Frame 1 (no input): blank canvas, image omitted
Frame 60 (no input): blank canvas, image omitted
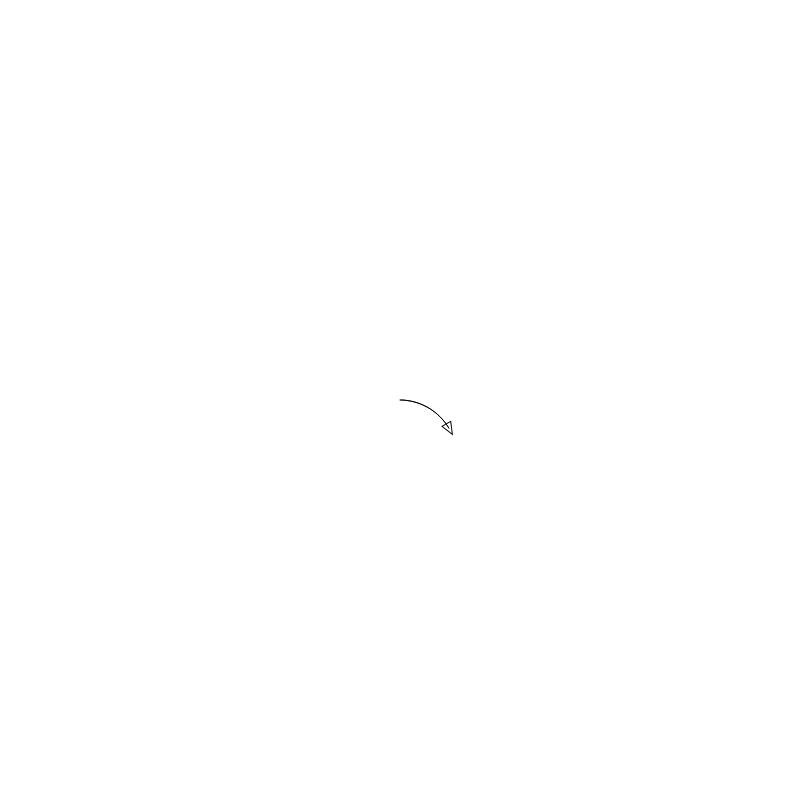
Frame 120 (the mouse pressed at the canvas centre since frame 60)

The p5.js sketch whose frames 1 and 60 were blank and that drew this single picture after the mouse press (run headless with seeded random() and noise() and a simulated clock; from frame 60 on, the mouse is pressed at the canvas centre):

// p5.js sketch
// ── sketch.js
// Home Testing
const homeTesting = "R187{T1;M1;}H;R187{M1;}R187{T1;M1;}H;";
// House of Nicholas
const houseOfNicholas = "R270{T1;}R90{M1;}R90{T1;}R90{M1;}R90{T1;}R90{M1;}R135{T1;}R127{M1;}R90{T1;}R64{M1;}R90{T1;}R64{M1;}R90{T1;}R127{M1;}R225{T1;}R90{M1;}H;";

const logo = homeTesting + houseOfNicholas + "#";

const parser = new TurtleParser(logo);
const instructions = parser.getInstructions();
let index = 0;

const width = 800;
const height = width;
const framerate = 60;

let posX = 0;
let posY = 0;
let rot = 0;

let homeState = 0;
let homeRotation = 0;
let homeClosestDistance = 0;

let positions = [[0,0]];

function setup() {
    createCanvas(width, height);
    frameRate(framerate);
}

function rotatePlayer(offsetR) {
    rot += offsetR;
    rot %= 360;
}

function movePlayer(offset) {
    internalMovePlayer(Math.round(Math.cos(rot * DEG_TO_RAD) * offset, 3), 
               Math.round(Math.sin(rot * DEG_TO_RAD) * offset, 3));
}

function internalMovePlayer(offsetX, offsetY) {
    posX += offsetX;
    posY += offsetY;

    positions.push([posX,posY]);
}

function drawPlayer() {
    //console.log(`Drawing player at ${posX} ${posY} with rotation ${rot}`);
    drawPositions();
    push();
    angleMode(DEGREES);
    translate(posX, posY);
    rotate(rot);
    stroke(0);
    strokeWeight(1);
    noFill();
    triangle(-5, -5, -5, 5, 7, 0);
    pop();
}

function drawPositions() {
    push();
    if (positions.length > 1) {
        for (let i = 0; i < positions.length - 1; i++) {
            const first = positions[i];
            const second = positions[i + 1];

            line(first[0], first[1], second[0], second[1]);
        }
    }
    pop();
}

function draw() {
    const instruction = instructions[index];
    if (instruction.action == "#") {
        return;
    }

    if (homeState == 0) {
        index++;
    }

    background(255);
    translate(width / 2, height / 2);
    drawPlayer();

    if (instruction.action == "M") {
        movePlayer(instruction.value);
        return;
    }
    
    if (instruction.action == 'T') {
        rotatePlayer(instruction.value);
        return;
    }
    
    if (instruction.action == 'H') {
        if (homeState == 0) {
            index--;
            homeState = 1;
            return;
        }

        if (homeState == 1) { // Searching rotation
            homeRotation = Math.atan2(posY, posX) * RAD_TO_DEG + 180;
            homeClosestDistance = 9999;
            homeState = 2;
            return;
        }

        if (homeState == 2) { // Rotating to homeposition
            if (Math.round(rot,0) != Math.round(homeRotation,0)) {
                rotatePlayer(1);
                return;
            }

            homeState = 3;
            return;
        }

        if (homeState == 3) { // Move to homeposition
            if (!inRange([0, 0], [posX, posY], 1)) {
                movePlayer(1);

                let distance = range([0, 0], [posX, posY]);
                if (distance < homeClosestDistance) {
                    homeClosestDistance = distance;
                    return;
                } else {
                    homeState = 1;
                    return;
                }
            }

            homeState = 4;
            return;
        }

        if (homeState == 4) { // Rotate to initial rotation
            if (rot != 0) {
                rotatePlayer(1);
                return;
            }

            homeState = 0;
            index++;
            return;
        }

        return;
    }
}

function sleep(millis) {
    var date = Date.now();
    var curDate = null;
    do {
        curDate = Date.now();
    } while (curDate-date < millis);
}

/**
 * @param {number} b Beginning position
 * @param {number} e Ending position
 * @param {number} i Step
 * @param {number} m Steps
 */
function getTween(b, e, i, m) {
    return b + ((i/m) * (e-b));
}

/**
 * @param {number[]} first 
 * @param {number[]} second 
 */
function angleBetween(first, second) {
    const dx = first[1] - second[1],
          dy = first[0] - second[0];

    return Math.atan2(dy, dx);
}

function range(first, second) {
    const dx = Math.pow((first[0] - second[0]), 2),
          dy = Math.pow((first[1] - second[1]), 2);

    return Math.sqrt(dx + dy);
}

function inRange(first, second, distance) {
    return range(first, second) <= distance;
}

Math._round = Math.round;
Math.round = function(number, precision)
{
	precision = Math.abs(parseInt(precision)) || 0;
	var coefficient = Math.pow(10, precision);
	return Math._round(number*coefficient)/coefficient;
}
// ── logo.js
class LogoInstruction {
    /**
     * @param {string} code 
     */
    constructor(code) {
        /**
         * @public
         */
        this.code = code;

        this.action = '';
        this.value = 0;
    }

    execute() {
        console.log(code);
    }

    /**
     * @public
     */
    getInstructions() {
        return this;
    }

    /**
     * @param {string} char 
     */
    isCharInstruction(char) {
        return "UDHCMT".includes(char);
    }

    /**
     * @param {string} char 
     */
    isControlInstruction(char) {
        return "R".includes(char);
    }

    /**
     * @param {string} char 
     */
    isEndInstruction(char) {
        return "#".includes(char);
    }
}

class TurtleParser extends LogoInstruction {
    /**
     * @param {string} code 
     */
    constructor(code) {
        super(code);

        /**
         * @type {LogoInstruction[]}
         */
        this.instructions = [];

        this.interpret();
    }

    interpret() {
        for (let i = 0; i < this.code.length; i++) {
            const char = this.code[i];
            let end = 0;
            let instruction = null;
            if (this.isControlInstruction(char)) {
                end = this.code.indexOf("}", i);
                instruction = new LogoControlInstruction(this.code.slice(i, end + 1));
            }
            else if (this.isCharInstruction(char)) {
                end = this.code.indexOf(";", i);
                instruction = new LogoCharInstruction(this.code.slice(i, end + 1));
            }
            else if (this.isEndInstruction(char)) {
                instruction = new LogoEndInstruction(char);
                end = i;
            }
            else {
                throw new Error(`Unknown instruction "${char}"`)
            }

            this.instructions.push(instruction);
            i = end;
        }
    }

    execute() {
        for (let i = 0; i < this.instructions.length; i++) {
            const instruction = this.instructions[i];
            instruction.execute();
        }
    }

    /**
     * @public
     */
    getInstructions() {
        let instructs = [];
        for (let i = 0; i < this.instructions.length; i++) {
            const instruction = this.instructions[i];
            const instructions = instruction.getInstructions();

            if (Array.isArray(instructions)) {
                instructions.forEach(element => {
                    instructs.push(element);
                });
                continue;
            }

            instructs.push(instruction.getInstructions());
        }

        return instructs;
    }
}

class LogoCharInstruction extends LogoInstruction {
    /**
     * @param {string} code 
     */
    constructor(code) {
        super(code);

        this.action = '';
        this.value = 0;
        
        this.interpret();
    }

    interpret() {
        this.action = this.code[0];
        let start = 1;
        let end = this.code.indexOf(";");
        
        if (start == end) {
            return;
        }

        const number = this.code.slice(start, end);
        this.value = Number.parseInt(number);
    }

    execute() {
        console.log(this.code);
    }
}

class LogoControlInstruction extends LogoInstruction {
    /**
     * @param {String} code 
     */
    constructor(code) {
        super(code);

        /**
         * @type {number}
         */
        this.count = 0;

        this.instructions = [];

        this.interpret();
    }

    interpret() {
        this.interpretCount();

        const start = this.code.indexOf('{') + 1;
        const end = this.code.lastIndexOf('}');
        for (let i = start; i < end; i++) {
            const char = this.code[i];
            let end = 0;
            let instruction = null;
            if (this.isCharInstruction(char)) {
                end = this.code.indexOf(";", i);
                instruction = new LogoCharInstruction(this.code.slice(i, end + 1));
            }
            else {
                throw new Error(`Unknown or not supported instruction "${char}"`)
            }

            this.instructions.push(instruction);
            i = end;       
        }
    }

    interpretCount() {
        const start = 1;
        const end = this.code.indexOf('{');

        if (start == end) {
            throw new Error("Couldn't find a number for LogoControlInstruction.");
        }

        const number = this.code.slice(start, end);
        this.count = Number.parseFloat(number);
    }

    execute() {
        for (let i = 0; i < this.count; i++) {
            for (let j = 0; j < this.instructions.length; j++) {
                const instruction = this.instructions[j];
                instruction.execute();
            }
        }
    }

    getInstructions() {
        let instructs = [];
        for (let i = 0; i < this.count; i++) {
            for (let j = 0; j < this.instructions.length; j++) {
                const instruction = this.instructions[j];
                instructs.push(instruction);
            }
        }

        return instructs;
    }
}

class LogoEndInstruction extends LogoInstruction {
    /**
     * @param {string} code 
     */
    constructor(code) {
        super(code);

        this.action = '#';
    }
}
